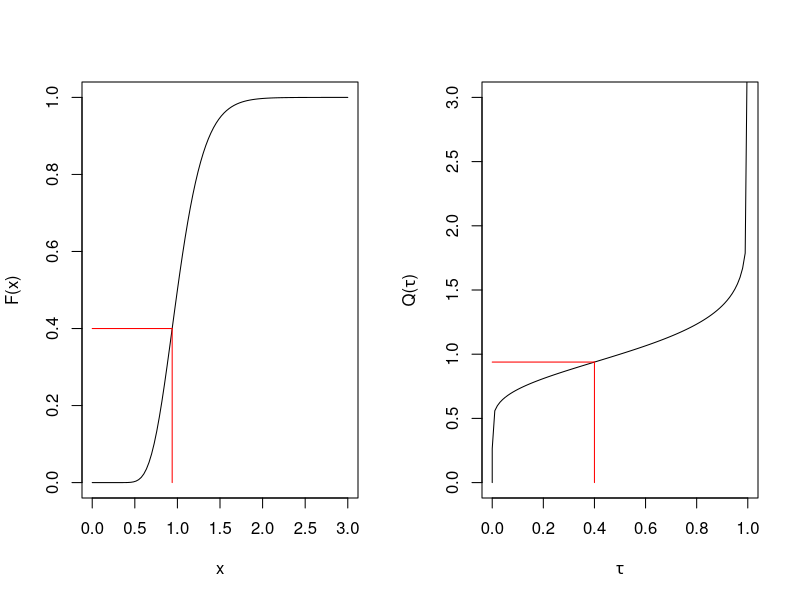
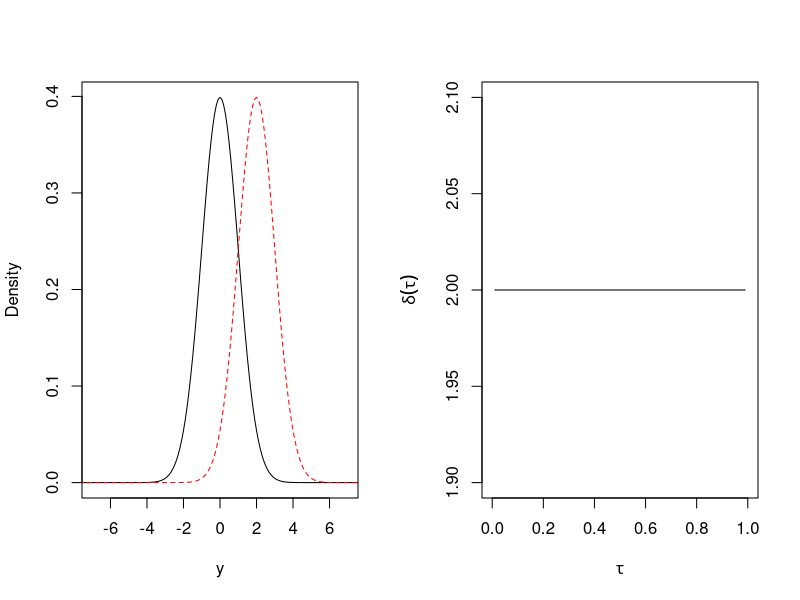
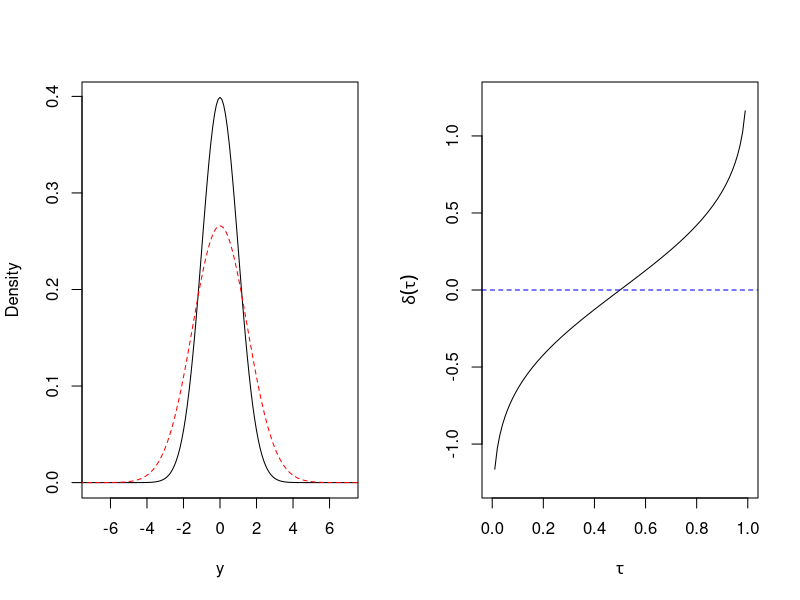
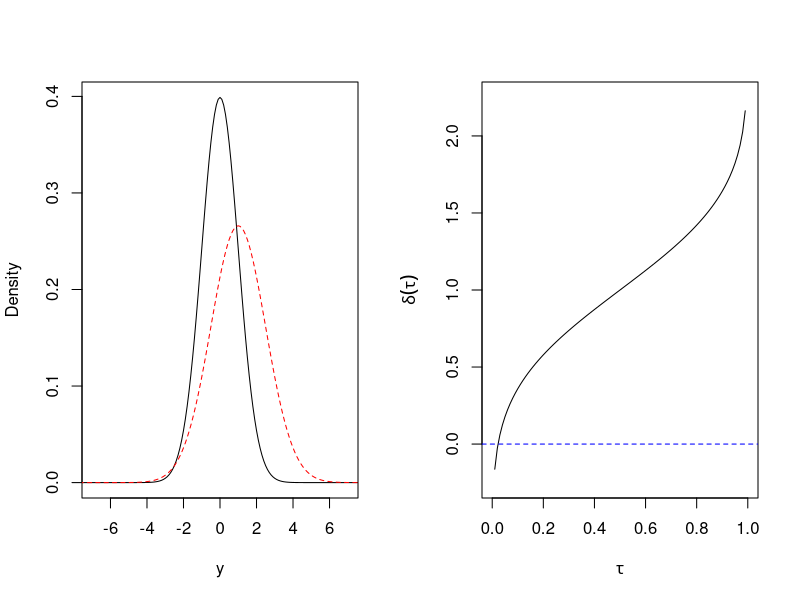

These figures' R source, in order:
## ---- chunk 1
par(mfrow=c(1,2))
x<- seq(0,3,length = 100)
plot(x, plnorm(x,0, 0.25), type ="l", xlab="x", ylab="F(x)")
segments(x0=qlnorm(0.4,0,0.25), y0=0, x1=qlnorm(0.4,0,0.25), y1=0.4, col="red")
segments(x0=0, y0=0.4, x1=qlnorm(0.4,0,0.25), y1=0.4, col="red")
tau <- c(0, 0.00000005, seq(0,1,length=100)[-c(1,100)], 0.99999995, 1)
plot(tau, qlnorm(tau, 0, 0.25), type='l', ylim=c(0,3), xlab=expression(tau), ylab=expression(paste("Q(", tau, ")")))
segments(x0=0.4, y0=0, x1=0.4, y1=qlnorm(0.4,0,0.25), col="red")
segments(x0=0, y0=qlnorm(0.4,0,0.25), x1=0.4, y1=qlnorm(0.4,0,0.25), col="red")
## ---- chunk 2
par(mfrow=c(1,2))
x <- seq(-10,9,by=0.1)
plot(x, dnorm(x), xlim=c(-7,7), type='l', xlab="y", ylab="Density")
lines(x,dnorm(x,mean=2), lty=2, col="red")
plot(seq(0.01, 0.99, 0.01), qnorm(p=seq(0.01, 0.99, 0.01),mean=2)- qnorm(p=seq(0.01, 0.99, 0.01),mean=0), xlim=c(0,1),ylim=c(1.9,2.1), type='l', xlab=expression(tau), ylab=expression(delta(tau)))

## ---- chunk 3
par(mfrow=c(1,2))
x <- seq(-10,9,by=0.1)
plot(x, dnorm(x), xlim=c(-7,7), type='l', xlab="y", ylab="Density")
lines(x,dnorm(x,mean=0, sd=1.5), lty=2, col="red")
plot(seq(0.01, 0.99, 0.01), qnorm(p=seq(0.01, 0.99, 0.01),mean=0,sd=1.5)- qnorm(p=seq(0.01, 0.99, 0.01),mean=0), xlim=c(0,1),ylim=c(-1.25,1.25), type='l', xlab=expression(tau), ylab=expression(delta(tau)))
abline(h=0, col="blue", lty=2)

## ---- chunk 4
par(mfrow=c(1,2))
x <- seq(-10,9,by=0.1)
plot(x, dnorm(x), xlim=c(-7,7), type='l', xlab="y", ylab="Density")
lines(x,dnorm(x,mean=1, sd=1.5), lty=2, col="red")
plot(seq(0.01, 0.99, 0.01), qnorm(p=seq(0.01, 0.99, 0.01),mean=1,sd=1.5)- qnorm(p=seq(0.01, 0.99, 0.01),mean=0), xlim=c(0,1),ylim=c(-0.25,2.25), type='l', xlab=expression(tau), ylab=expression(delta(tau)))
abline(h=0, col="blue", lty=2)

